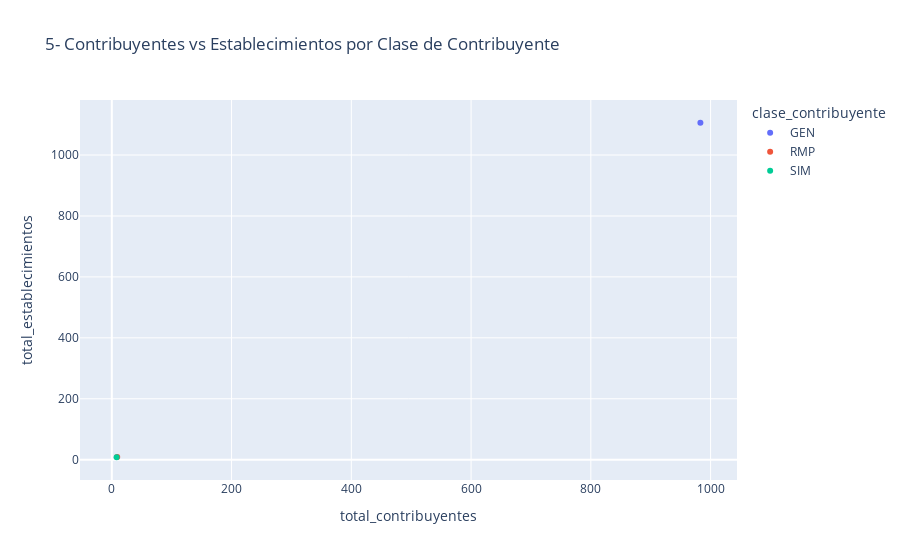

Notebook code for this chart:
### Code cell
#VAMOS CON LAS GRAFICAS.
import plotly.express as px

df_tipo = df.groupby('clase_contribuyente').agg(
    total_contribuyentes=('numero_ruc','count'),
    total_establecimientos=('numero_establecimiento','sum')
).reset_index()

fig = px.scatter(df_tipo, x='total_contribuyentes', y='total_establecimientos',
                 color='clase_contribuyente',
                 title='5- Contribuyentes vs Establecimientos por Clase de Contribuyente')
fig.show()


#Es otra forma de ver las actividades de los contribuyentes según su clase.
#Como vemos aquí, la clase GEN es la que más resalta
# Mientras que las clases RMP y la SIM casi no hicieron aplicaciones.

### Figure 1 — Plotly figure (JSON) as saved in the notebook; plotly's stock layout.template omitted (floating-point values rounded to 4 significant figures)
{"data": [{"hovertemplate": "clase_contribuyente=GEN<br>total_contribuyentes=%{x}<br>total_establecimientos=%{y}<extra></extra>", "legendgroup": "GEN", "marker": {"color": "#636efa", "symbol": "circle"}, "mode": "markers", "name": "GEN", "orientation": "v", "showlegend": true, "type": "scatter", "x": [983], "xaxis": "x", "y": [1106], "yaxis": "y"}, {"hovertemplate": "clase_contribuyente=RMP<br>total_contribuyentes=%{x}<br>total_establecimientos=%{y}<extra></extra>", "legendgroup": "RMP", "marker": {"color": "#EF553B", "symbol": "circle"}, "mode": "markers", "name": "RMP", "orientation": "v", "showlegend": true, "type": "scatter", "x": [9], "xaxis": "x", "y": [9], "yaxis": "y"}, {"hovertemplate": "clase_contribuyente=SIM<br>total_contribuyentes=%{x}<br>total_establecimientos=%{y}<extra></extra>", "legendgroup": "SIM", "marker": {"color": "#00cc96", "symbol": "circle"}, "mode": "markers", "name": "SIM", "orientation": "v", "showlegend": true, "type": "scatter", "x": [8], "xaxis": "x", "y": [8], "yaxis": "y"}], "layout": {"legend": {"title": {"text": "clase_contribuyente"}, "tracegroupgap": 0}, "title": {"text": "5- Contribuyentes vs Establecimientos por Clase de Contribuyente"}, "xaxis": {"anchor": "y", "domain": [0, 1], "title": {"text": "total_contribuyentes"}}, "yaxis": {"anchor": "x", "domain": [0, 1], "title": {"text": "total_establecimientos"}}}}
